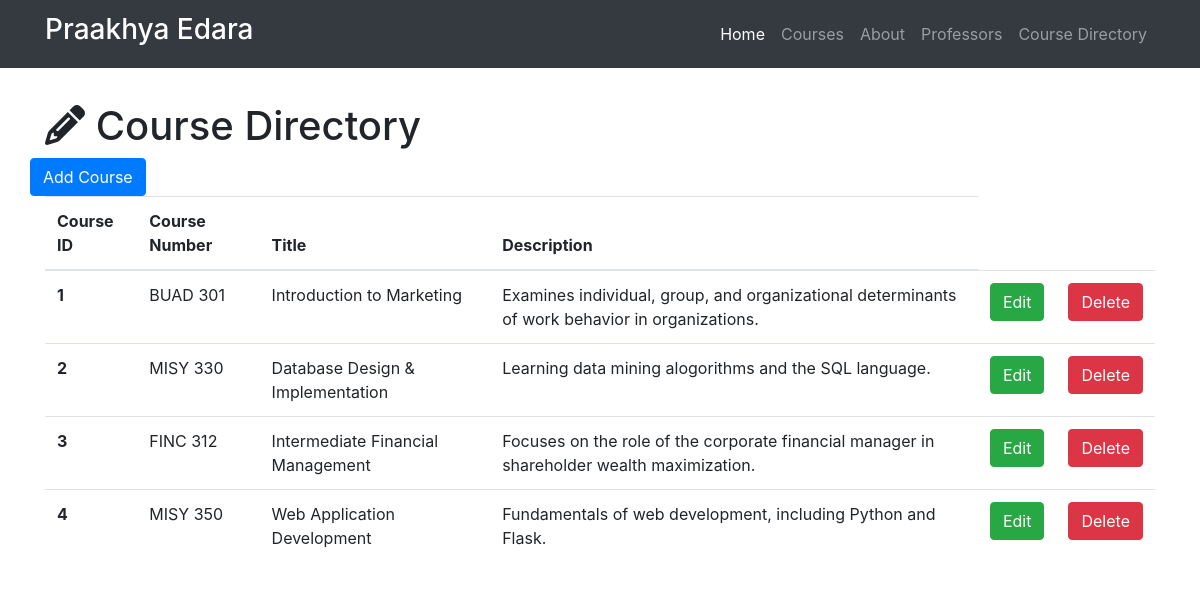
/course-directory, run on the app's committed database.
### resume.py (models this page shows)
class Course(db.Model):
    __tablename__ = 'courses'
    id = db.Column(db.Integer, primary_key=True)
    course_number = db.Column(db.Integer)
    title = db.Column(db.String(256))
    description = db.Column(db.Text)
    professor_id = db.Column(db.Integer, db.ForeignKey('professors.id'))

### resume.py (the view)
@app.route('/course-directory')
def show_all_courses():
    courses = Course.query.all()
    return render_template('course-all.html', courses=courses)

### templates/course-all.html (shortened to what this page needs)
{% extends "base-structure.html" %}
{% block head%}
  {{super()}}
{% endblock %}
{% block page_content %}
<div class="container">
   <h1 class="mt-5"><i class="fa fa-pencil" aria-hidden="true"></i> Course Directory</h1>
   <div class="row bottom-margin">
     <a href="/course-directory/add" class="btn btn-primary" role="button" aria-disabeled="true">Add Course</a>
   </div>
{% if courses %}
<table class="table">
  <thead>
    <tr>
      <th>Course ID</th>
      <th>Course Number</th>
      <th>Title</th>
      <th>Description</th>
    </tr>
  </thead>
  <tbody>
  {% for course in courses %}
  <tr>
    <th scope="row">{{course.id}}</th>
        <td>{{course.course_number}}</td>
        <td>{{course.title}}</td>
        <td>{{course.description}}</td>
        <td>
          <a href="/course-directory/edit/{{course.id}}" class ="btn btn-success" role="button" aria-disabled="true"> Edit</a>
        </td>
        <td>
         <a href="/course-directory/delete/{{course.id}}" class ="btn btn-danger" role="button" aria-disabled="true"> Delete</a>
       </td>
  </tr>
   {% endfor %}
 </tbody>
</table>
{% else %}
<h3>There are no courses in the directory yet.</h3>
{% endif %}
</div>
{% endblock %}

### templates/course-all.html (style rules this page uses)
body { padding-top: 54px; }

### data on the page
Course: id "1", course_number "BUAD 301", title "Introduction to Marketing", description "Examines individual, group, and organizational determinants of work behavior in organizations."
Course: id "2", course_number "MISY 330", title "Database Design & Implementation", description "Learning data mining alogorithms and the SQL language."
Course: id "3", course_number "FINC 312", title "Intermediate Financial Management", description "Focuses on the role of the corporate financial manager in shareholder wealth maximization."
Course: id "4", course_number "MISY 350", title "Web Application Development", description "Fundamentals of web development, including Python and Flask."
